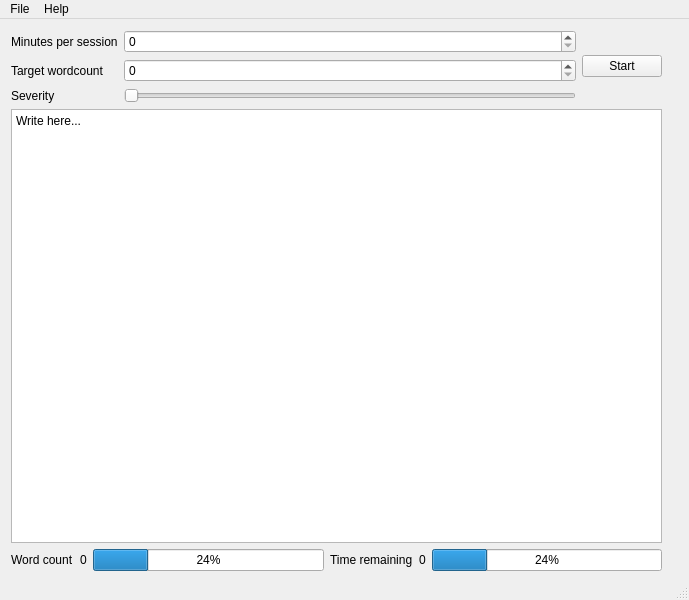
<?xml version="1.0" encoding="UTF-8"?>
<ui version="4.0">
 <class>MainWindow</class>
 <widget class="QMainWindow" name="MainWindow">
  <property name="geometry">
   <rect>
    <x>0</x>
    <y>0</y>
    <width>689</width>
    <height>600</height>
   </rect>
  </property>
  <property name="windowTitle">
   <string>MainWindow</string>
  </property>
  <widget class="QWidget" name="centralwidget">
   <widget class="QWidget" name="layoutWidget">
    <property name="geometry">
     <rect>
      <x>11</x>
      <y>11</y>
      <width>651</width>
      <height>541</height>
     </rect>
    </property>
    <layout class="QVBoxLayout" name="verticalLayout">
     <item>
      <layout class="QHBoxLayout" name="horizontalLayout">
       <item>
        <layout class="QFormLayout" name="formLayout">
         <item row="0" column="0">
          <widget class="QLabel" name="minutes_per_session_label">
           <property name="text">
            <string>Minutes per session</string>
           </property>
           <property name="wordWrap">
            <bool>true</bool>
           </property>
          </widget>
         </item>
         <item row="0" column="1">
          <widget class="QSpinBox" name="minutes_per_session_spinbox"/>
         </item>
         <item row="1" column="0">
          <widget class="QLabel" name="target_wordcount_label">
           <property name="text">
            <string>Target wordcount</string>
           </property>
           <property name="wordWrap">
            <bool>true</bool>
           </property>
          </widget>
         </item>
         <item row="1" column="1">
          <widget class="QSpinBox" name="target_wordcount_spinbox"/>
         </item>
         <item row="2" column="0">
          <widget class="QLabel" name="severity_label">
           <property name="text">
            <string>Severity</string>
           </property>
          </widget>
         </item>
         <item row="2" column="1">
          <widget class="QSlider" name="severity_slider">
           <property name="orientation">
            <enum>Qt::Horizontal</enum>
           </property>
          </widget>
         </item>
        </layout>
       </item>
       <item>
        <widget class="QPushButton" name="start_button">
         <property name="text">
          <string>Start</string>
         </property>
        </widget>
       </item>
      </layout>
     </item>
     <item>
      <widget class="QPlainTextEdit" name="textarea">
       <property name="plainText">
        <string>Write here...</string>
       </property>
      </widget>
     </item>
     <item>
      <layout class="QHBoxLayout" name="horizontalLayout_2">
       <item>
        <widget class="QLabel" name="wordcount_label">
         <property name="text">
          <string>Word count</string>
         </property>
        </widget>
       </item>
       <item>
        <widget class="QLabel" name="wordcount_value_label">
         <property name="text">
          <string>0</string>
         </property>
        </widget>
       </item>
       <item>
        <widget class="QProgressBar" name="wordcount_progressBar">
         <property name="value">
          <number>24</number>
         </property>
        </widget>
       </item>
       <item>
        <widget class="QLabel" name="time_remaining_label">
         <property name="text">
          <string>Time remaining</string>
         </property>
        </widget>
       </item>
       <item>
        <widget class="QLabel" name="time_remaining_value_label">
         <property name="text">
          <string>0</string>
         </property>
        </widget>
       </item>
       <item>
        <widget class="QProgressBar" name="time_remaining_progressBar">
         <property name="value">
          <number>24</number>
         </property>
        </widget>
       </item>
      </layout>
     </item>
    </layout>
   </widget>
  </widget>
  <widget class="QMenuBar" name="menubar">
   <property name="geometry">
    <rect>
     <x>0</x>
     <y>0</y>
     <width>689</width>
     <height>24</height>
    </rect>
   </property>
   <widget class="QMenu" name="menuHelp">
    <property name="title">
     <string>Help</string>
    </property>
    <addaction name="actionSettings"/>
    <addaction name="actionAbout"/>
   </widget>
   <widget class="QMenu" name="menuFile">
    <property name="title">
     <string>File</string>
    </property>
    <addaction name="actionOpen"/>
    <addaction name="actionSave"/>
   </widget>
   <addaction name="menuFile"/>
   <addaction name="menuHelp"/>
  </widget>
  <widget class="QStatusBar" name="statusbar"/>
  <action name="actionSettings">
   <property name="text">
    <string>Settings</string>
   </property>
  </action>
  <action name="actionOpen">
   <property name="text">
    <string>Open</string>
   </property>
  </action>
  <action name="actionSave">
   <property name="text">
    <string>Save</string>
   </property>
  </action>
  <action name="actionAbout">
   <property name="text">
    <string>About</string>
   </property>
  </action>
 </widget>
 <resources/>
 <connections/>
</ui>
